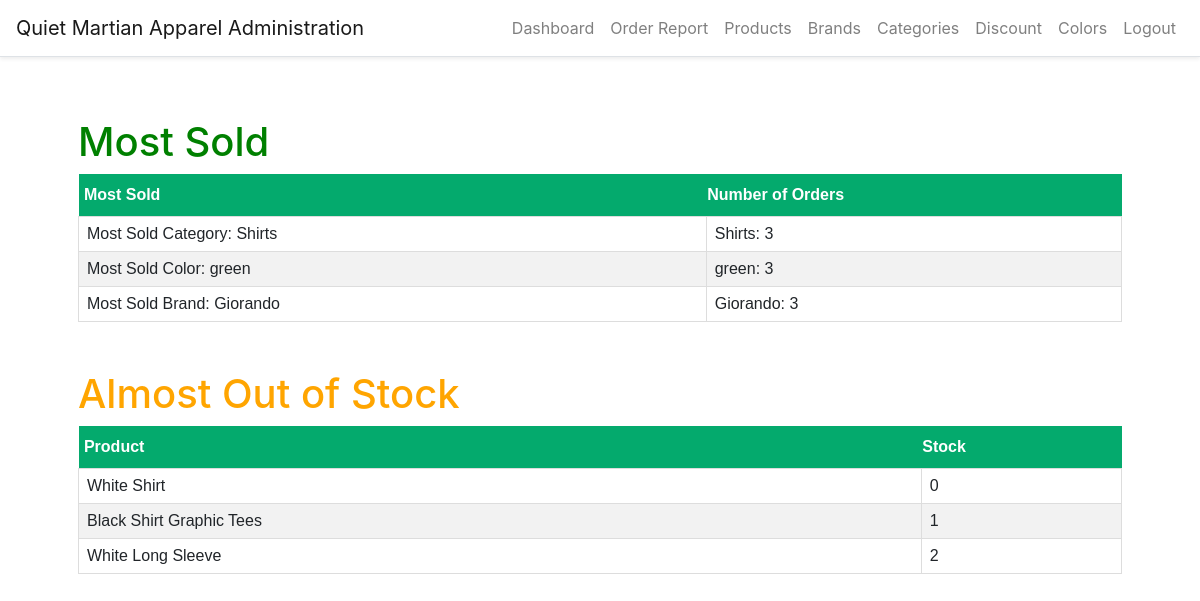
/sales-dashboard (signed in), run on an earlier commit of the app's database.
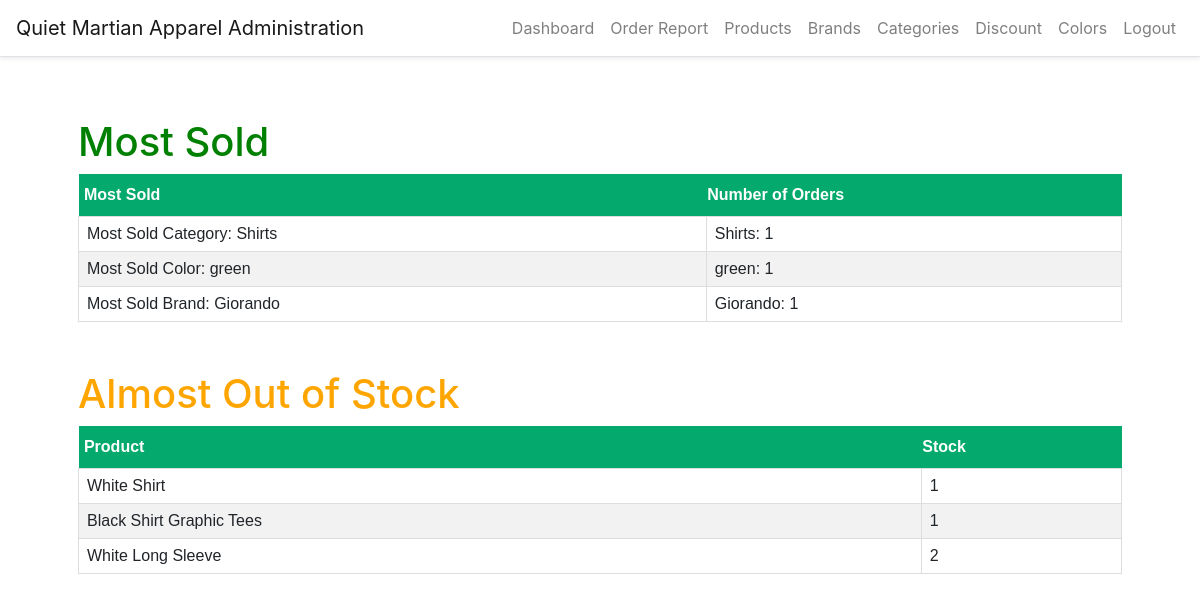
And on a later commit of the database.
### website/models.py (models this page shows)
class Product(db.Model, UserMixin):
    id = db.Column(db.Integer, primary_key=True)
    brand_id = db.Column(db.Integer, db.ForeignKey('brand.id'))
    category_id = db.Column(db.Integer, db.ForeignKey('category.id'))
    title = db.Column(db.String(150))
    description = db.Column(db.String(255))
    stock = db.Column(db.Integer)
    discount_id = db.Column(db.Integer, db.ForeignKey('discount.id'))
    price = db.Column(db.Float)
    color_id = db.Column(db.Integer, db.ForeignKey('color.id'))
    image_1 = db.Column(db.String(150))
    image_2 = db.Column(db.String(150))
    image_3 = db.Column(db.String(150))
    created_date = db.Column(db.DateTime, default=func.now())
    created_by_id = db.Column(db.Integer)
    updated_date = db.Column(db.DateTime, default=func.now())
    updated_by_id = db.Column(db.Integer)
    brand = db.relationship('Brand')
    category = db.relationship('Category')
    color = db.relationship('Color')
    colors = db.relationship('Color', secondary='product_color')
    orders = db.relationship('Order', lazy=True)
    discount = db.relationship('Discount', lazy=True)

### website/auth.py (the view)
@auth.route('/sales-dashboard', methods=['GET', 'POST'])
@login_required
def sales_dashboard():
    orders = Order.query.filter_by(order_status='paid').all()
    if not orders:
        flash('There are no orders in the system yet.',
              category='success')
        cc = ''
        msc = ''
        count_b = ''
        count_c = ''
        msb = ''
        most_sold_color = ''
    else:
        product_quantities = [(order.product_id, order.quantity) for order in orders]
        product_sales_count = Counter(dict(product_quantities))
        category_sales_count = {}
        for product_id, quantity in product_quantities:
            category_id = Product.query.get(product_id).category_id
            category_sales_count[category_id] = category_sales_count.get(category_id, 0) + quantity
        most_sold_category = Category.query.get(max(category_sales_count, key=category_sales_count.get))
        brand_sales_count = {}
        for product_id, quantity in product_quantities:
            brand_id = Product.query.get(product_id).brand_id
            brand_sales_count[brand_id] = brand_sales_count.get(brand_id, 0) + quantity
        most_sold_brand = Brand.query.get(max(brand_sales_count, key=brand_sales_count.get))
        category_order_count = {}
        brand_order_count = {}
        for order in orders:
            category_id = Product.query.get(order.product_id).category_id
            category_order_count[category_id] = category_order_count.get(category_id, 0) + 1
            brand_id = Product.query.get(order.product_id).brand_id
            brand_order_count[brand_id] = brand_order_count.get(brand_id, 0) + 1
        print(f"Most sold category: {most_sold_category.name}")
        print(f"Most sold brand: {most_sold_brand.name}")
        print("Number of orders by category:")
        for category_id, order_count in category_order_count.items():
            category = Category.query.get(category_id)
            print(f"{category.name}: {order_count}")
        print("Number of orders by brand:")
        for brand_id, order_count in brand_order_count.items():
            brand = Brand.query.get(brand_id)
            print(f"{brand.name}: {order_count}")
        msb = most_sold_brand.name
        msc = most_sold_category.name
        count_c = (f"{category.name}: {order_count}")
        count_b = (f"{brand.name}: {order_count}")
        color_counts = defaultdict(int)
        for order in orders:
            for product_color in order.product.colors:
                color_counts[product_color.name] += order.quantity
        most_sold_color = max(color_counts, key=color_counts.get)
        print(most_sold_color)
        color_order_count = defaultdict(int)
        orders = Order.query.filter_by(order_status='paid').all()
        for order in orders:
            product = order.product
            for color in product.colors:
                color_order_count[color.name] += order.quantity
        for color_name, order_count in color_order_count.items():
            print(f"{color_name}: {order_count}")
        cc = (f"{order_count}")
    almost_out_of_stock = Product.query.filter(Product.stock < 5).all()
    return render_template("staff/sales_dashboard.html", cc=cc,msc=msc, count_b=count_b, count_c=count_c, msb=msb, most_sold_color=most_sold_color, orders=orders, user=current_user, almost_out_of_stock=almost_out_of_stock)

### website/templates/staff/sales_dashboard.html (shortened to what this page needs)
{% extends "staff/layout.html" %}
{% block main %}
<link rel="stylesheet" href="static/payment.css">
    <h1 style="color:green">Most Sold</h1>
        <table class="history">
            <thead>
                <tr>
                    <th>&nbsp;Most Sold</th>
                    <th>Number of Orders</th>
                </tr>
            </thead>
            <tbody>
                    <tr>
                        <td>Most Sold Category: {{ msc }}</td>
                        <td>{{ count_c }}</td>
                    </tr>
                    <tr>
                        <td>Most Sold Color: {{ most_sold_color }}</td>
                        <td>{{ most_sold_color }}: {{ cc }}</td>
                    </tr>
                    <tr>
                        <td>Most Sold Brand: {{ msb }}</td>
                        <td>{{ count_b }}</td>
                    </tr>
            </tbody>
        </table>
<br> <br>
<h1 style="color:orange">Almost Out of Stock</h1>
<table class="history">
    <thead>
        <tr>
            <th>&nbsp;Product</th>
            <th>Stock</th>
        </tr>
    </thead>
    <tbody>
        {% for product in almost_out_of_stock %}
        <tr>
            <td>{{ product.title }}</td>
            <td>{{ product.stock }}</td>
        </tr>
        {% endfor %}
    </tbody>
</table>
{% endblock %}

What changed in the data, as far as the page shows it:
changed Product "White Shirt": stock "0" → "1"
Also different on the page:
{{ count_c }}: "Shirts: 3" → "Shirts: 1"
{{ cc }}: "3" → "1"
{{ count_b }}: "Giorando: 3" → "Giorando: 1"
